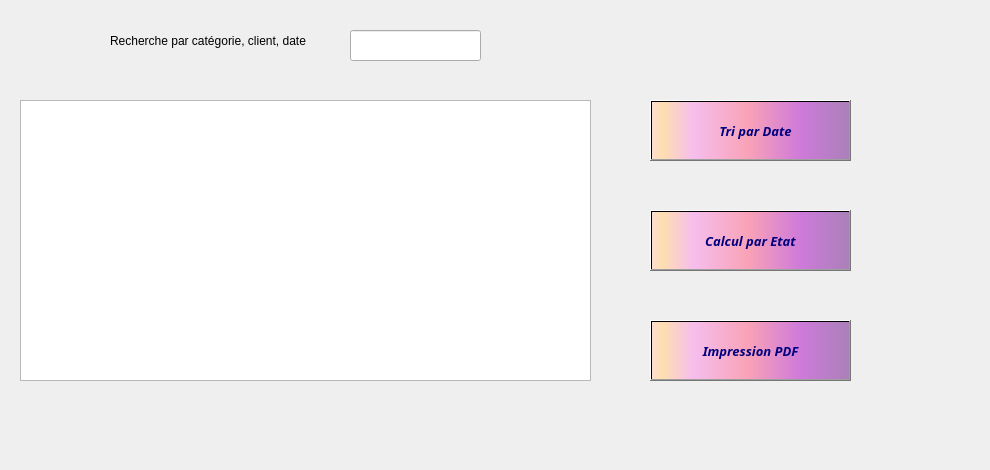
     <widget class="QWidget" name="tab_reclamation_5">
      <attribute name="title">
       <string>Afficher</string>
      </attribute>
      <widget class="QLabel" name="label_reclamation_27">
       <property name="geometry">
        <rect>
         <x>-70</x>
         <y>-30</y>
         <width>981</width>
         <height>461</height>
        </rect>
       </property>
       <property name="text">
        <string/>
       </property>
       <property name="pixmap">
        <pixmap>../../../../../../../../../../i/893983.jpg</pixmap>
       </property>
      </widget>
      <widget class="QPushButton" name="pushButton_12">
       <property name="geometry">
        <rect>
         <x>650</x>
         <y>100</y>
         <width>201</width>
         <height>61</height>
        </rect>
       </property>
       <property name="font">
        <font>
         <family>Lucida Calligraphy</family>
         <pointsize>10</pointsize>
         <weight>75</weight>
         <italic>true</italic>
         <bold>true</bold>
         <underline>false</underline>
         <strikeout>false</strikeout>
        </font>
       </property>
       <property name="styleSheet">
        <string notr="true">background-color: qlineargradient(spread:pad, x1:1, y1:0, x2:1, y2:0, stop:0.919598 rgba(255, 0, 111, 255), stop:0.98 rgba(0, 0, 0, 255), stop:1 rgba(235, 148, 61, 255));
color: rgb(0, 0, 127);
background-color: qlineargradient(spread:pad, x1:0, y1:0, x2:1, y2:0, stop:0.0100503 rgba(252, 222, 204, 255), stop:0.0502513 rgba(254, 223, 175, 255), stop:0.211055 rgba(246, 189, 237, 255), stop:0.487437 rgba(249, 162, 183, 255), stop:0.753769 rgba(206, 122, 218, 255), stop:1 rgba(170, 128, 185, 255));</string>
       </property>
       <property name="text">
        <string>   Tri par Date</string>
       </property>
       <property name="icon">
        <iconset>
         <normaloff>../../../../../../../../../../i/tri.png</normaloff>../../../../../../../../../../i/tri.png</iconset>
       </property>
       <property name="iconSize">
        <size>
         <width>50</width>
         <height>50</height>
        </size>
       </property>
      </widget>
      <widget class="QTableView" name="tab_reclamation">
       <property name="geometry">
        <rect>
         <x>20</x>
         <y>100</y>
         <width>571</width>
         <height>281</height>
        </rect>
       </property>
      </widget>
      <widget class="QLineEdit" name="rech_reclamation">
       <property name="geometry">
        <rect>
         <x>350</x>
         <y>30</y>
         <width>131</width>
         <height>31</height>
        </rect>
       </property>
      </widget>
      <widget class="QLabel" name="label_3">
       <property name="geometry">
        <rect>
         <x>110</x>
         <y>10</y>
         <width>241</width>
         <height>61</height>
        </rect>
       </property>
       <property name="styleSheet">
        <string notr="true">font: 75 12pt &quot;Script MT Bold&quot;;</string>
       </property>
       <property name="text">
        <string>Recherche par catégorie, client, date</string>
       </property>
      </widget>
      <widget class="QLabel" name="label_4">
       <property name="geometry">
        <rect>
         <x>40</x>
         <y>10</y>
         <width>91</width>
         <height>71</height>
        </rect>
       </property>
       <property name="text">
        <string/>
       </property>
       <property name="pixmap">
        <pixmap>../../../../../../../../../../i/Sans titre-1.png</pixmap>
       </property>
      </widget>
      <widget class="QPushButton" name="pushButton_13">
       <property name="geometry">
        <rect>
         <x>650</x>
         <y>320</y>
         <width>201</width>
         <height>61</height>
        </rect>
       </property>
       <property name="font">
        <font>
         <family>Lucida Calligraphy</family>
         <pointsize>10</pointsize>
         <weight>75</weight>
         <italic>true</italic>
         <bold>true</bold>
         <underline>false</underline>
         <strikeout>false</strikeout>
        </font>
       </property>
       <property name="styleSheet">
        <string notr="true">background-color: qlineargradient(spread:pad, x1:1, y1:0, x2:1, y2:0, stop:0.919598 rgba(255, 0, 111, 255), stop:0.98 rgba(0, 0, 0, 255), stop:1 rgba(235, 148, 61, 255));
color: rgb(0, 0, 127);
background-color: qlineargradient(spread:pad, x1:0, y1:0, x2:1, y2:0, stop:0.0100503 rgba(252, 222, 204, 255), stop:0.0502513 rgba(254, 223, 175, 255), stop:0.211055 rgba(246, 189, 237, 255), stop:0.487437 rgba(249, 162, 183, 255), stop:0.753769 rgba(206, 122, 218, 255), stop:1 rgba(170, 128, 185, 255));</string>
       </property>
       <property name="text">
        <string>Impression PDF</string>
       </property>
       <property name="icon">
        <iconset>
         <normaloff>../../../../../../../../../../i/impressionpdf.png</normaloff>../../../../../../../../../../i/impressionpdf.png</iconset>
       </property>
       <property name="iconSize">
        <size>
         <width>50</width>
         <height>50</height>
        </size>
       </property>
      </widget>
      <widget class="QPushButton" name="pushButton_14">
       <property name="geometry">
        <rect>
         <x>650</x>
         <y>210</y>
         <width>201</width>
         <height>61</height>
        </rect>
       </property>
       <property name="font">
        <font>
         <family>Lucida Calligraphy</family>
         <pointsize>10</pointsize>
         <weight>75</weight>
         <italic>true</italic>
         <bold>true</bold>
         <underline>false</underline>
         <strikeout>false</strikeout>
        </font>
       </property>
       <property name="styleSheet">
        <string notr="true">background-color: qlineargradient(spread:pad, x1:1, y1:0, x2:1, y2:0, stop:0.919598 rgba(255, 0, 111, 255), stop:0.98 rgba(0, 0, 0, 255), stop:1 rgba(235, 148, 61, 255));
color: rgb(0, 0, 127);
background-color: qlineargradient(spread:pad, x1:0, y1:0, x2:1, y2:0, stop:0.0100503 rgba(252, 222, 204, 255), stop:0.0502513 rgba(254, 223, 175, 255), stop:0.211055 rgba(246, 189, 237, 255), stop:0.487437 rgba(249, 162, 183, 255), stop:0.753769 rgba(206, 122, 218, 255), stop:1 rgba(170, 128, 185, 255));</string>
       </property>
       <property name="text">
        <string>Calcul par Etat</string>
       </property>
       <property name="icon">
        <iconset>
         <normaloff>../../../../../../../../../../i/calcul.png</normaloff>../../../../../../../../../../i/calcul.png</iconset>
       </property>
       <property name="iconSize">
        <size>
         <width>50</width>
         <height>50</height>
        </size>
       </property>
      </widget>
     </widget>
